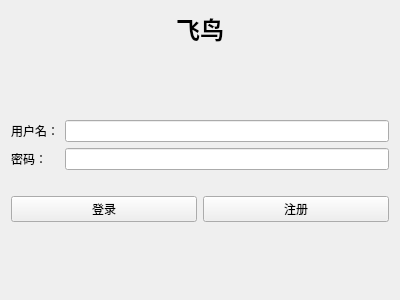
<?xml version="1.0" encoding="UTF-8"?>
<ui version="4.0">
 <class>LoginWidget</class>
 <widget class="QWidget" name="LoginWidget">
  <property name="geometry">
   <rect>
    <x>0</x>0>
    <y>0</y>
    <width>400</width>
    <height>300</height>
   </rect>
  </property>
  <property name="windowTitle">
   <string>登录</string>
  </property>
  <layout class="QVBoxLayout" name="verticalLayout">
   <item>
    <widget class="QLabel" name="titleLabel">
     <property name="text">
      <string>飞鸟</string>
     </property>
     <property name="alignment">
      <set>Qt::AlignCenter</set>
     </property>
     <property name="font">
      <font>
       <pointsize>18</pointsize>
       <weight>75</weight>
       <bold>true</bold>
      </font>
     </property>
    </widget>
   </item>
   <item>
    <spacer name="verticalSpacer">
     <property name="orientation">
      <enum>Qt::Vertical</enum>
     </property>
     <property name="sizeHint" stdset="0">
      <size>
       <width>20</width>
       <height>40</height>
      </size>
     </property>
    </spacer>
   </item>
   <item>
    <layout class="QGridLayout" name="gridLayout">
     <item row="0" column="0">
      <widget class="QLabel" name="label">
       <property name="text">
        <string>用户名：</string>
       </property>
      </widget>
     </item>
     <item row="0" column="1">
      <widget class="QLineEdit" name="usernameEdit"/>
     </item>
     <item row="1" column="0">
      <widget class="QLabel" name="label_2">
       <property name="text">
        <string>密码：</string>
       </property>
      </widget>
     </item>
     <item row="1" column="1">
      <widget class="QLineEdit" name="passwordEdit">
       <property name="echoMode">
        <enum>QLineEdit::Password</enum>
       </property>
      </widget>
     </item>
    </layout>
   </item>
   <item>
    <widget class="QLabel" name="messageLabel">
     <property name="styleSheet">
      <string notr="true">color: red;</string>
     </property>
     <property name="text">
      <string/>
     </property>
     <property name="alignment">
      <set>Qt::AlignCenter</set>
     </property>
    </widget>
   </item>
   <item>
    <layout class="QHBoxLayout" name="horizontalLayout">
     <item>
      <widget class="QPushButton" name="loginButton">
       <property name="text">
        <string>登录</string>
       </property>
      </widget>
     </item>
     <item>
      <widget class="QPushButton" name="registerButton">
       <property name="text">
        <string>注册</string>
       </property>
      </widget>
     </item>
    </layout>
   </item>
   <item>
    <spacer name="verticalSpacer_2">
     <property name="orientation">
      <enum>Qt::Vertical</enum>
     </property>
     <property name="sizeHint" stdset="0">
      <size>
       <width>20</width>
       <height>40</height>
      </size>
     </property>
    </spacer>
   </item>
  </layout>
 </widget>
 <resources/>
 <connections/>
</ui>
